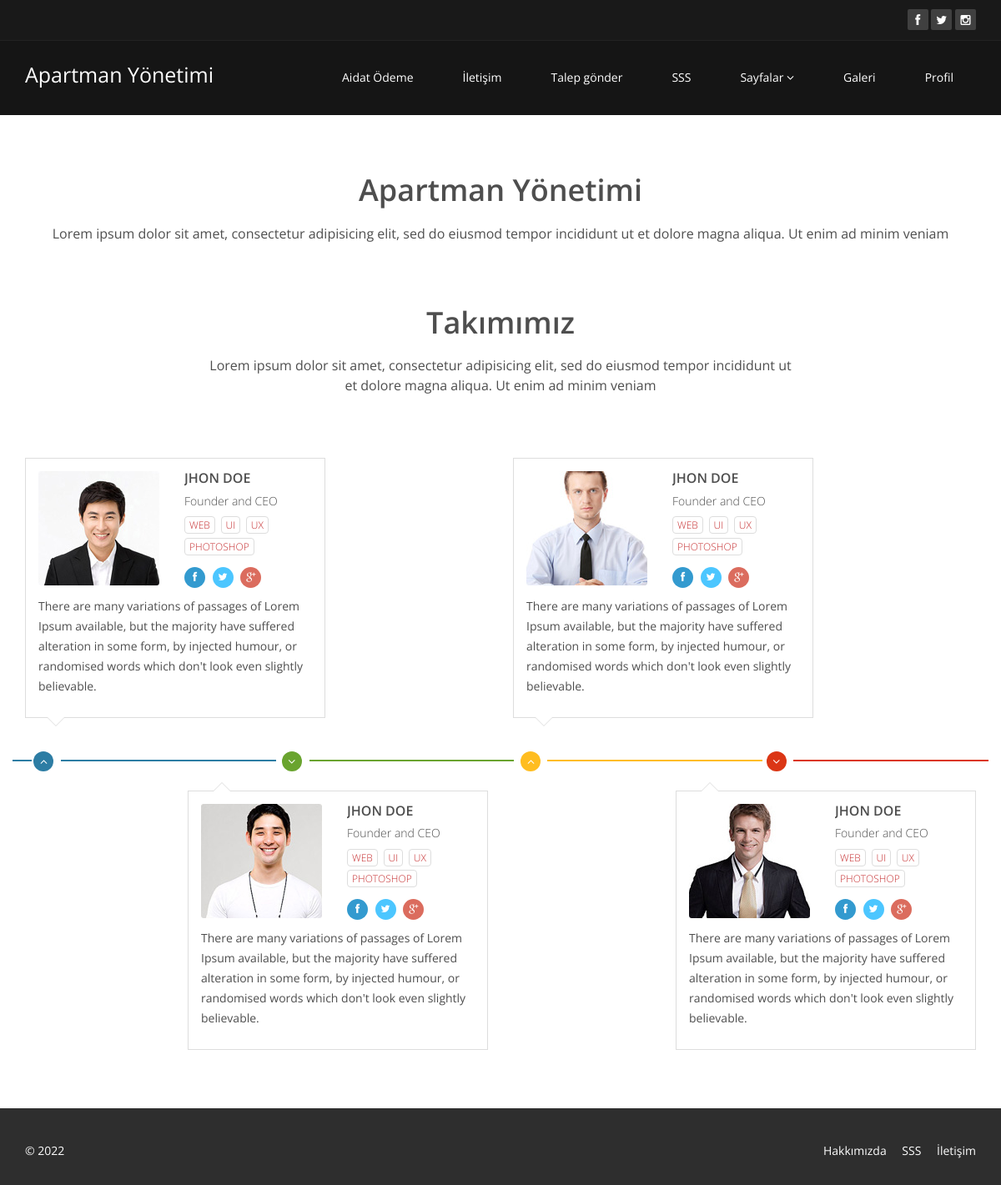
/about/ (signed in), run on the app's committed database.
### core/models.py (models this page shows, shortened)
class Setting(models.Model):
    id = models.UUIDField(primary_key=True,default=uuid.uuid4)
    title = models.CharField(max_length=20)
    keywords = models.CharField(max_length=100,null=True)
    description = models.TextField(null=True)
    company = models.CharField(max_length=20)
    address = models.CharField(max_length=20)
    phone = models.CharField(max_length=20)
    fax = models.CharField(max_length=20)
    email = models.CharField(max_length=20)
    facebook = models.CharField(max_length=50)
    instagram = models.CharField(max_length=50)
    twitter = models.CharField(max_length=50)
    aboutus = 'about-us'
    contact = 'contact'
    references = 'references'
    status = models.BooleanField(default=True)

### core/views.py (the view)
# urls.py: path('about/',views.about,name='about'),
@login_required(login_url='signin')
def about(request):
    setting = Setting.objects.all().first
    return render(request,'about-us.html',{'setting':setting,'menus':menus})

### templates/about-us.html (shortened to what this page needs)
{% load static %}
<!DOCTYPE html>
<html lang="en">
<head>
</head>
<body>
	{% include 'menu.html' %}
	{% block content %}
    <section id="about-us">
        <div class="container">
			<div class="center wow fadeInDown">
				<h2>{{setting.company}}</h2>
				<p class="lead">{{setting.description}} </p>
			</div>
			<div class="team">
				<div class="center wow fadeInDown">
					<h2>Takımımız</h2>
					<p class="lead">Lorem ipsum dolor sit amet, consectetur adipisicing elit, sed do eiusmod tempor incididunt ut <br> et dolore magna aliqua. Ut enim ad minim veniam</p>
				</div>
				<div class="row clearfix">
					<div class="col-md-4 col-sm-6">
						<div class="single-profile-top wow fadeInDown" data-wow-duration="1000ms" data-wow-delay="300ms">
							<div class="media">
								<div class="pull-left">
									<a href="#"><img class="media-object" src="images/man1.jpg" alt=""></a>
								</div>
								<div class="media-body">
									<h4>Jhon Doe</h4>
									<h5>Founder and CEO</h5>
									<ul class="tag clearfix">
										<li class="btn"><a href="#">Web</a></li>
										<li class="btn"><a href="#">Ui</a></li>
										<li class="btn"><a href="#">Ux</a></li>
										<li class="btn"><a href="#">Photoshop</a></li>
									</ul>
									<ul class="social_icons">
										<li><a href="#"><i class="fa fa-facebook"></i></a></li>
										<li><a href="#"><i class="fa fa-twitter"></i></a></li>
										<li><a href="#"><i class="fa fa-google-plus"></i></a></li>
									</ul>
								</div>
							</div>
							<p>There are many variations of passages of Lorem Ipsum available, but the majority have suffered alteration in some form, by injected humour, or randomised words which don't look even slightly believable.</p>
						</div>
					</div>
					<div class="col-md-4 col-sm-6 col-md-offset-2">
						<div class="single-profile-top wow fadeInDown" data-wow-duration="1000ms" data-wow-delay="300ms">
							<div class="media">
								<div class="pull-left">
									<a href="#"><img class="media-object" src="images/man2.jpg" alt=""></a>
								</div>
								<div class="media-body">
									<h4>Jhon Doe</h4>
									<h5>Founder and CEO</h5>
									<ul class="tag clearfix">
										<li class="btn"><a href="#">Web</a></li>
										<li class="btn"><a href="#">Ui</a></li>
										<li class="btn"><a href="#">Ux</a></li>
										<li class="btn"><a href="#">Photoshop</a></li>
									</ul>
									<ul class="social_icons">
										<li><a href="#"><i class="fa fa-facebook"></i></a></li>
										<li><a href="#"><i class="fa fa-twitter"></i></a></li>
										<li><a href="#"><i class="fa fa-google-plus"></i></a></li>
									</ul>
								</div>
							</div>
							<p>There are many variations of passages of Lorem Ipsum available, but the majority have suffered alteration in some form, by injected humour, or randomised words which don't look even slightly believable.</p>
						</div>
					</div>
				</div>
				<div class="row team-bar">
					<div class="first-one-arrow hidden-xs">
						<hr>
					</div>
					<div class="first-arrow hidden-xs">
						<hr> <i class="fa fa-angle-up"></i>
					</div>
					<div class="second-arrow hidden-xs">
						<hr> <i class="fa fa-angle-down"></i>
					</div>
					<div class="third-arrow hidden-xs">
						<hr> <i class="fa fa-angle-up"></i>
					</div>
					<div class="fourth-arrow hidden-xs">
						<hr> <i class="fa fa-angle-down"></i>
					</div>
				</div>
				<div class="row clearfix">
					<div class="col-md-4 col-sm-6 col-md-offset-2">
						<div class="single-profile-bottom wow fadeInUp" data-wow-duration="1000ms" data-wow-delay="600ms">
							<div class="media">
								<div class="pull-left">
									<a href="#"><img class="media-object" src="images/man3.jpg" alt=""></a>
								</div>
								<div class="media-body">
									<h4>Jhon Doe</h4>
									<h5>Founder and CEO</h5>
									<ul class="tag clearfix">
										<li class="btn"><a href="#">Web</a></li>
										<li class="btn"><a href="#">Ui</a></li>
										<li class="btn"><a href="#">Ux</a></li>
										<li class="btn"><a href="#">Photoshop</a></li>
									</ul>
									<ul class="social_icons">
										<li><a href="#"><i class="fa fa-facebook"></i></a></li>
										<li><a href="#"><i class="fa fa-twitter"></i></a></li>
										<li><a href="#"><i class="fa fa-google-plus"></i></a></li>
									</ul>
								</div>
							</div>
							<p>There are many variations of passages of Lorem Ipsum available, but the majority have suffered alteration in some form, by injected humour, or randomised words which don't look even slightly believable.</p>
						</div>
					</div>
					<div class="col-md-4 col-sm-6 col-md-offset-2">
						<div class="single-profile-bottom wow fadeInUp" data-wow-duration="1000ms" data-wow-delay="600ms">
							<div class="media">
								<div class="pull-left">
									<a href="#"><img class="media-object" src="images/man4.jpg" alt=""></a>
								</div>
								<div class="media-body">
									<h4>Jhon Doe</h4>
									<h5>Founder and CEO</h5>
									<ul class="tag clearfix">
										<li class="btn"><a href="#">Web</a></li>
										<li class="btn"><a href="#">Ui</a></li>
										<li class="btn"><a href="#">Ux</a></li>
										<li class="btn"><a href="#">Photoshop</a></li>
									</ul>
									<ul class="social_icons">
										<li><a href="#"><i class="fa fa-facebook"></i></a></li>
										<li><a href="#"><i class="fa fa-twitter"></i></a></li>
										<li><a href="#"><i class="fa fa-google-plus"></i></a></li>
									</ul>
								</div>
							</div>
							<p>There are many variations of passages of Lorem Ipsum available, but the majority have suffered alteration in some form, by injected humour, or randomised words which don't look even slightly believable.</p>
						</div>
					</div>
				</div>
			</div>
		</div>
    </section>
{% include 'footer.html' %}
</body>
</html>
{% endblock %}

### templates/menu.html (shortened to what this page needs)
{% load static %}
<!DOCTYPE html>
<html lang="en">
<head>
    <link rel="stylesheet" href="https://maxcdn.bootstrapcdn.com/bootstrap/3.4.1/css/bootstrap.min.css">
    <link href="{% static 'css/bootstrap.min.css' %}" rel="stylesheet">
    <link href="{% static 'css/font-awesome.min.css' %}" rel="stylesheet">
    <link href="{% static 'css/animate.min.css' %}" rel="stylesheet">
    <link href="{% static 'css/prettyPhoto.css' %}" rel="stylesheet">
    <link href="{% static 'css/main.css' %}" rel="stylesheet">
    <link href="{% static 'css/responsive.css' %}" rel="stylesheet">
</head>
<body>
        <header id="header">
            <div class="top-bar">
                <div class="container">
                    <div class="row">
                        <div class="col-sm-6 col-xs-4">
                        </div>
                        <div class="col-sm-6 col-xs-8">
                            <div class="social">
                                <ul class="social-share">
                                    <li><a href="{{setting.facebook}}"><i class="fa fa-facebook"></i></a></li>
                                    <li><a href="{{setting.twitter}}"><i class="fa fa-twitter"></i></a></li>
                                    <li><a href="{{setting.instagram}}"><i class="fa fa-instagram"></i></a></li>
                                </ul>
                            </div>
                        </div>
                    </div>
                </div>
            </div>
            <nav class="navbar navbar-inverse" role="banner">
                <div class="container">
                    <div class="navbar-header">
                        <a class="navbar-brand" style="font-size:25px" href="/">{{setting.title}}</a>
                    </div>
                    <div class="collapse navbar-collapse navbar-right">
                        <ul class="nav navbar-nav">
                            <li><a href="{% url 'payment' %}">Aidat Ödeme</a></li>
                            <li><a href="{% url 'contact' %}">İletişim</a></li>
                            <li><a href="{% url 'request' %}">Talep gönder</a></li>
                            <li><a href="{% url 'faq' %}">SSS</a></li>
                            <li class="dropdown">
                            <a href="#" class="dropdown-toggle" data-toggle="dropdown">Sayfalar <i class="fa fa-angle-down"></i></a>
                        </li>
                        <li><a href="{% url 'gallery' %}">Galeri</a></li>
                        <li><a href="{% url 'account' %}">Profil</a></li>
                        </ul>
                    </div>
                </div>
            </nav>
        </header>
</body>

### data on the page
Setting: title "Apartman Yönetimi", company "Apartman Yönetimi", description "Lorem ipsum dolor sit amet, consectetur adipisicing elit, sed do eiusmod tempor incididunt ut et dolore magna aliqua. Ut enim ad minim veniam"
